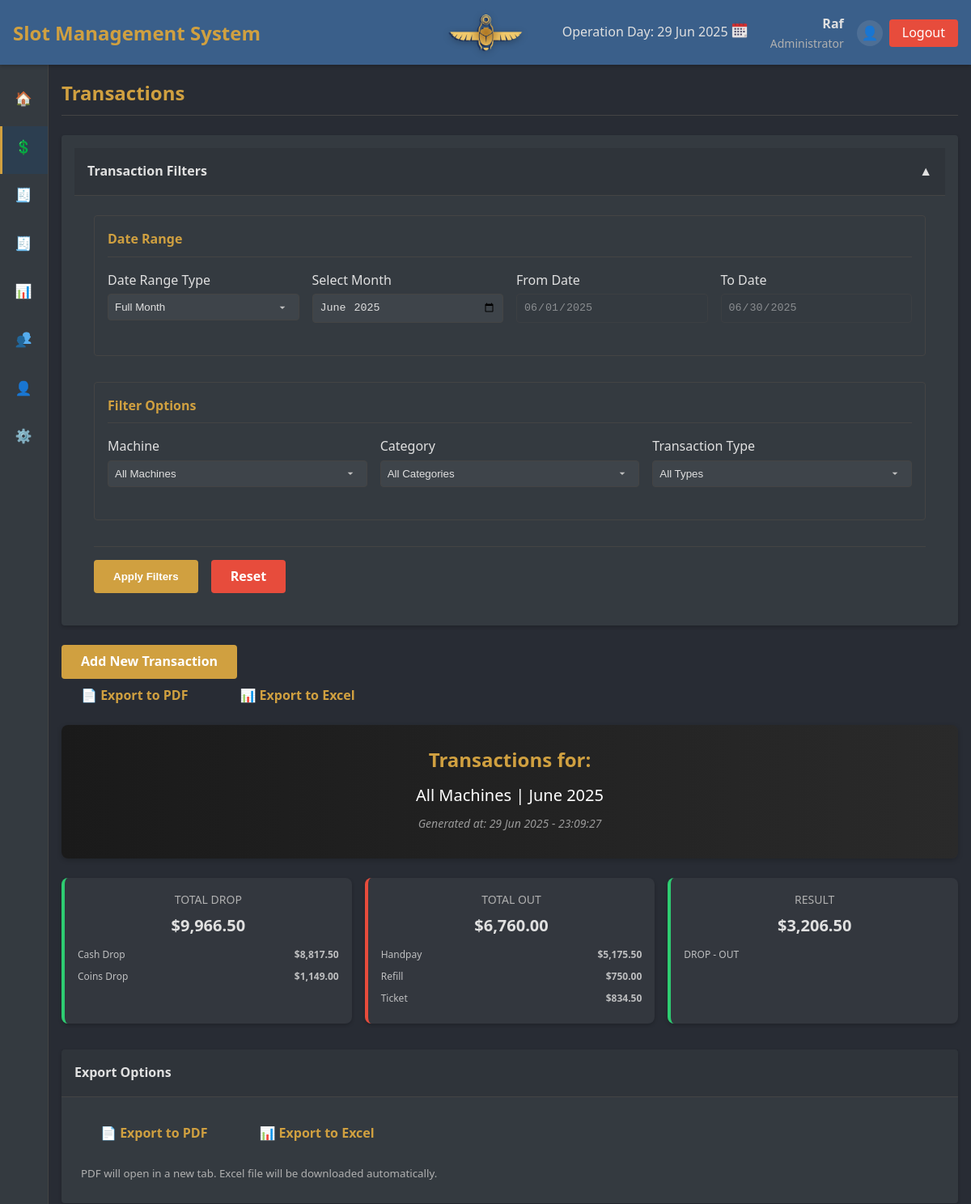
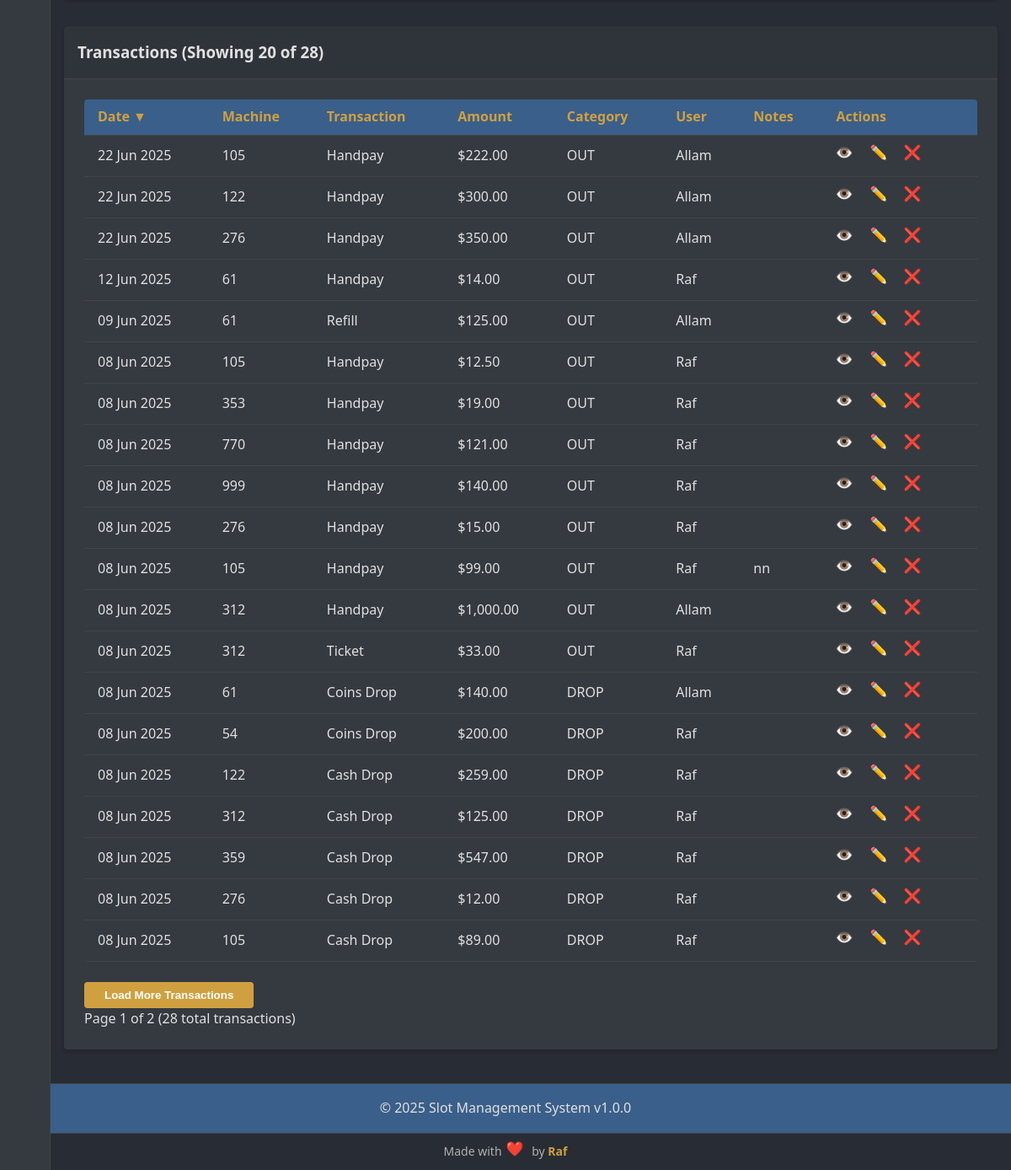
/index.php?page=transactions (signed in), run on the app's committed database (2 pictures, top to bottom).
### tables this page shows
CREATE TABLE `transactions` (
  `id` int NOT NULL AUTO_INCREMENT,
  `machine_id` int NOT NULL,
  `transaction_type_id` int NOT NULL,
  `amount` decimal(10,2) NOT NULL,
  `timestamp` timestamp NOT NULL DEFAULT CURRENT_TIMESTAMP,
  `operation_date` date NOT NULL DEFAULT (curdate()),
  `user_id` int NOT NULL,
  `edited_by` int DEFAULT NULL,
  `notes` text,
  `created_at` timestamp NULL DEFAULT CURRENT_TIMESTAMP,
  `updated_at` timestamp NULL DEFAULT CURRENT_TIMESTAMP ON UPDATE CURRENT_TIMESTAMP,
  PRIMARY KEY (`id`),
  KEY `machine_id` (`machine_id`),
  KEY `transaction_type_id` (`transaction_type_id`),
  KEY `user_id` (`user_id`),
  KEY `edited_by` (`edited_by`),
  KEY `idx_operation_date` (`operation_date`)
);

CREATE TABLE `machines` (
  `id` int NOT NULL AUTO_INCREMENT,
  `machine_number` varchar(50) NOT NULL,
  `brand_id` int DEFAULT NULL,
  `model` varchar(100) NOT NULL,
  `game` varchar(100) DEFAULT NULL,
  `type_id` int DEFAULT NULL,
  `credit_value` decimal(10,2) NOT NULL,
  `manufacturing_year` int DEFAULT NULL,
  `ip_address` varchar(15) DEFAULT NULL,
  `mac_address` varchar(17) DEFAULT NULL,
  `serial_number` varchar(100) DEFAULT NULL,
  `status` enum('Active','Inactive','Maintenance','Reserved') NOT NULL DEFAULT 'Active',
  `created_at` timestamp NULL DEFAULT CURRENT_TIMESTAMP,
  `updated_at` timestamp NULL DEFAULT CURRENT_TIMESTAMP ON UPDATE CURRENT_TIMESTAMP,
  PRIMARY KEY (`id`),
  UNIQUE KEY `machine_number` (`machine_number`),
  UNIQUE KEY `serial_number` (`serial_number`),
  KEY `brand_id` (`brand_id`),
  KEY `type_id` (`type_id`),
  KEY `idx_machines_game` (`game`)
);

CREATE TABLE `transaction_types` (
  `id` int NOT NULL AUTO_INCREMENT,
  `name` varchar(50) NOT NULL,
  `category` enum('OUT','DROP') NOT NULL,
  `description` text,
  `created_at` timestamp NULL DEFAULT CURRENT_TIMESTAMP,
  `updated_at` timestamp NULL DEFAULT CURRENT_TIMESTAMP ON UPDATE CURRENT_TIMESTAMP,
  PRIMARY KEY (`id`),
  UNIQUE KEY `name` (`name`)
);

CREATE TABLE `users` (
  `id` int NOT NULL AUTO_INCREMENT,
  `username` varchar(50) NOT NULL,
  `password` varchar(255) NOT NULL,
  `name` varchar(100) NOT NULL,
  `email` varchar(100) NOT NULL,
  `role` enum('admin','editor','viewer') NOT NULL,
  `status` enum('Active','Inactive','Maintenance','Reserved') NOT NULL DEFAULT 'Active',
  `created_at` timestamp NULL DEFAULT CURRENT_TIMESTAMP,
  `updated_at` timestamp NULL DEFAULT CURRENT_TIMESTAMP ON UPDATE CURRENT_TIMESTAMP,
  PRIMARY KEY (`id`),
  UNIQUE KEY `username` (`username`),
  UNIQUE KEY `email` (`email`)
);

### pages/transactions/list.php (the view, shortened to what the rows shown need)
<?php
$per_page = 20;
$sort_column = $_GET['sort'] ?? 'operation_date';
$sort_order = $_GET['order'] ?? 'DESC';
$toggle_order = $sort_order === 'ASC' ? 'DESC' : 'ASC';
$date_range_type = $_GET['date_range_type'] ?? 'month';
$filter_date_from = $_GET['date_from'] ?? date('Y-m-01');
$filter_date_to = $_GET['date_to'] ?? date('Y-m-t');
$filter_month = $_GET['month'] ?? date('Y-m');
if ($date_range_type === 'range') {
    $start_date = $filter_date_from;
    $end_date = $filter_date_to;
} else {
    list($year, $month_num) = explode('-', $filter_month);
    $start_date = "$year-$month_num-01";
    $end_date = date("Y-m-t", strtotime($start_date));
}
try {
    $params = ["{$start_date} 00:00:00", "{$end_date} 23:59:59"];
    $query = "SELECT t.*, m.machine_number, tt.name AS transaction_type, tt.category, u.username
              FROM transactions t
              JOIN machines m ON t.machine_id = m.id
              JOIN transaction_types tt ON t.transaction_type_id = tt.id
              JOIN users u ON t.user_id = u.id
              WHERE t.operation_date BETWEEN ? AND ?";
    $sort_map = [
        'operation_date' => 't.operation_date',
        'machine_number' => 'm.machine_number',
        'transaction_type' => 'tt.name',
        'amount' => 't.amount',
        'username' => 'u.username'
    ];
    $actual_sort_column = $sort_map[$sort_column] ?? 't.operation_date';
    $query .= " ORDER BY $actual_sort_column $sort_order LIMIT $per_page OFFSET 0";
    $stmt = $conn->prepare($query);
    $stmt->execute($params);
    $transactions = $stmt->fetchAll(PDO::FETCH_ASSOC);
} catch (Exception $e) {
    echo "<div class='alert alert-danger'>Database error: " . htmlspecialchars($e->getMessage()) . "</div>";
    $transactions = [];
    $machines = [];
    $categories = [];
    $all_transaction_types = [];
    $total_out = $total_drop = $total_result = 0;
    $has_more = false;
}
?>
<div class="transactions-page fade-in">
    <div class="card overflow-hidden">
        <div class="card-body p-6">
            <div class="table-container overflow-x-auto">
                <table class="min-w-full divide-y divide-gray-700">
                    <thead class="bg-gray-800 text-white">
                        <tr>
                            <th class="px-4 py-2 text-left">
                                <a href="#" onclick="sortTransactions('operation_date', '<?php echo $toggle_order; ?>')">
                                    Date <?php if ($sort_column == 'operation_date') echo $sort_order == 'ASC' ? '▲' : '▼'; ?>
                                </a>
                            </th>
                            <th class="px-4 py-2 text-left">
                                <a href="#" onclick="sortTransactions('machine_number', '<?php echo $toggle_order; ?>')">
                                    Machine <?php if ($sort_column == 'machine_number') echo $sort_order == 'ASC' ? '▲' : '▼'; ?>
                                </a>
                            </th>
                            <th class="px-4 py-2 text-left">
                                <a href="#" onclick="sortTransactions('transaction_type', '<?php echo $toggle_order; ?>')">
                                    Transaction <?php if ($sort_column == 'transaction_type') echo $sort_order == 'ASC' ? '▲' : '▼'; ?>
                                </a>
                            </th>
                            <th class="px-4 py-2 text-right">
                                <a href="#" onclick="sortTransactions('amount', '<?php echo $toggle_order; ?>')">
                                    Amount <?php if ($sort_column == 'amount') echo $sort_order == 'ASC' ? '▲' : '▼'; ?>
                                </a>
                            </th>
                            <th class="px-4 py-2 text-left">Category</th>
                            <th class="px-4 py-2 text-left">User</th>
                            <th class="px-4 py-2 text-left">Notes</th>
                            <th class="px-4 py-2 text-right">Actions</th>
                        </tr>
                    </thead>
                    <tbody class="divide-y divide-gray-700" id="transactions-tbody">
                        <?php if (empty($transactions)): ?>
                            <tr id="no-transactions-row">
                                <td colspan="8" class="text-center px-4 py-6">No transactions found</td>
                            </tr>
                        <?php else: ?>
                            <?php foreach ($transactions as $t): ?>
                                <tr class="hover:bg-gray-800 transition duration-150">
                                    <td class="px-4 py-2"><?php echo htmlspecialchars(format_date($t['operation_date'])); ?></td>
                                    <td class="px-4 py-2"><?php echo htmlspecialchars($t['machine_number']); ?></td>
                                    <td class="px-4 py-2"><?php echo htmlspecialchars($t['transaction_type']); ?></td>
                                    <td class="px-4 py-2 text-right"><?php echo format_currency($t['amount']); ?></td>
                                    <td class="px-4 py-2"><?php echo htmlspecialchars($t['category'] ?? 'N/A'); ?></td>
                                    <td class="px-4 py-2"><?php echo htmlspecialchars($t['username']); ?></td>
                                    <td class="px-4 py-2"><?php echo htmlspecialchars($t['notes'] ?? ''); ?></td>
                                    <td class="px-4 py-2 text-right">
                                        <a href="index.php?page=transactions&action=view&id=<?php echo $t['id']; ?>" class="action-btn view-btn" data-tooltip="View Details"><span class="menu-icon"><img src="<?= icon('view2') ?>"/></span></a>
                                        <?php if ($can_edit): ?>
                                            <a href="index.php?page=transactions&action=edit&id=<?php echo $t['id']; ?>" class="action-btn edit-btn" data-tooltip="Edit"><span class="menu-icon"><img src="<?= icon('edit') ?>"/></span></a>
                                            <a href="index.php?page=transactions&action=delete&id=<?php echo $t['id']; ?>" class="action-btn delete-btn" data-tooltip="Delete" data-confirm="Are you sure you want to delete this transaction?"><span class="menu-icon"><img src="<?= icon('delete') ?>"/></span></a>
                                        <?php endif; ?>
                                    </td>
                                </tr>
                            <?php endforeach; ?>
                        <?php endif; ?>
                    </tbody>
                </table>
            </div>
        </div>
    </div>
</div>

### data on the page
transactions: operation_date "22 Jun 2025", machine.machine_number "105", transaction_type.name "Handpay", amount "$222.00", transaction_type.category "OUT", user.username "Allam"
transactions: operation_date "22 Jun 2025", machine.machine_number "122", transaction_type.name "Handpay", amount "$300.00", transaction_type.category "OUT", user.username "Allam"
transactions: operation_date "22 Jun 2025", machine.machine_number "276", transaction_type.name "Handpay", amount "$350.00", transaction_type.category "OUT", user.username "Allam"
transactions: operation_date "12 Jun 2025", machine.machine_number "61", transaction_type.name "Handpay", amount "$14.00", transaction_type.category "OUT", user.username "Raf"
transactions: operation_date "09 Jun 2025", machine.machine_number "61", transaction_type.name "Refill", amount "$125.00", transaction_type.category "OUT", user.username "Allam"
transactions: operation_date "08 Jun 2025", machine.machine_number "105", transaction_type.name "Handpay", amount "$12.50", transaction_type.category "OUT", user.username "Raf"
transactions: operation_date "08 Jun 2025", machine.machine_number "353", transaction_type.name "Handpay", amount "$19.00", transaction_type.category "OUT", user.username "Raf"
transactions: operation_date "08 Jun 2025", machine.machine_number "770", transaction_type.name "Handpay", amount "$121.00", transaction_type.category "OUT", user.username "Raf"
transactions: operation_date "08 Jun 2025", machine.machine_number "999", transaction_type.name "Handpay", amount "$140.00", transaction_type.category "OUT", user.username "Raf"
transactions: operation_date "08 Jun 2025", machine.machine_number "276", transaction_type.name "Handpay", amount "$15.00", transaction_type.category "OUT", user.username "Raf"
transactions: operation_date "08 Jun 2025", machine.machine_number "105", transaction_type.name "Handpay", amount "$99.00", transaction_type.category "OUT", user.username "Raf", notes "nn"
transactions: operation_date "08 Jun 2025", machine.machine_number "312", transaction_type.name "Handpay", amount "$1,000.00", transaction_type.category "OUT", user.username "Allam"
transactions: operation_date "08 Jun 2025", machine.machine_number "312", transaction_type.name "Ticket", amount "$33.00", transaction_type.category "OUT", user.username "Raf"
transactions: operation_date "08 Jun 2025", machine.machine_number "61", transaction_type.name "Coins Drop", amount "$140.00", transaction_type.category "DROP", user.username "Allam"
transactions: operation_date "08 Jun 2025", machine.machine_number "54", transaction_type.name "Coins Drop", amount "$200.00", transaction_type.category "DROP", user.username "Raf"
transactions: operation_date "08 Jun 2025", machine.machine_number "122", transaction_type.name "Cash Drop", amount "$259.00", transaction_type.category "DROP", user.username "Raf"
transactions: operation_date "08 Jun 2025", machine.machine_number "312", transaction_type.name "Cash Drop", amount "$125.00", transaction_type.category "DROP", user.username "Raf"
transactions: operation_date "08 Jun 2025", machine.machine_number "359", transaction_type.name "Cash Drop", amount "$547.00", transaction_type.category "DROP", user.username "Raf"
transactions: operation_date "08 Jun 2025", machine.machine_number "276", transaction_type.name "Cash Drop", amount "$12.00", transaction_type.category "DROP", user.username "Raf"
transactions: operation_date "08 Jun 2025", machine.machine_number "105", transaction_type.name "Cash Drop", amount "$89.00", transaction_type.category "DROP", user.username "Raf"

### other printed values
$app_name "Slot Management System"
$_SESSION['username'] "Raf"
$user_roles[$_SESSION['user_role']] "Administrator"
cairo_time('d M Y - H:i:s') "29 Jun 2025 - 23:09:27"
format_currency($total_drop) "$9,966.50"
$type "Cash Drop"
format_currency($amount) "$8,817.50"
$type "Coins Drop"
format_currency($amount) "$1,149.00"
format_currency($total_out) "$6,760.00"
$type "Handpay"
format_currency($amount) "$5,175.50"
$type "Refill"
format_currency($amount) "$750.00"
$type "Ticket"
